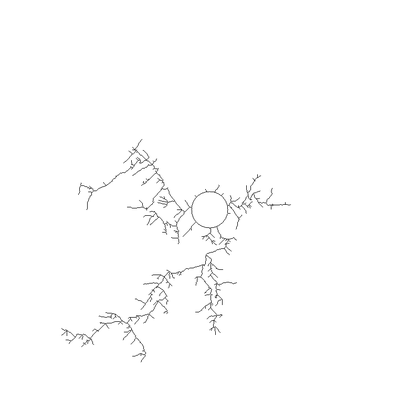
%> input picture PUF_DATA_COLORFLIPED/b13.tif, 420 x 420 px, shrunk from 800 x 800 before the run
$ octave noiseSript3.m   (GNU Octave 9; MATLAB toolbox functions it lacks are replaced by stand-ins)
%> lines starting %> are read from the running program, lines starting %| are printed output that depends on the picture; in (x1, y1, x2, y2) boxes, pixels count from 0 and x2, y2 are one past the last pixel; in counts of white or black regions, pixels touching at a corner belong together; the program's own positions count from 1
### noiseTestMain.m
function data = noiseTestMain(fileName,type)
%> called with fileName = 'b13.tif', type = 1
refIMG = imread(fileName);
%> refIMG is the input picture: size 420x420 uint8; min 47, max 255, mean 253.3
refIMG = im2double(refIMG);
%> refIMG: size 420x420 double
if (type==1)
    noised_sample = 10;
    data = zeros(noised_sample, 1);

    for index = 2:noised_sample
        NImg = imageNoiseMaker(fileName,"salt & pepper",0.005*(index-1));
        denoise_image = denoiseHandle(NImg, "salt & pepper");
        try
            matchedTreeindex = smallIdentification(denoise_image);
        catch
            matchedTreeindex = 0;
        end
        data(index) = matchedTreeindex;

    end
elseif (type==2)
    noised_sample = 26;
    data = zeros(noised_sample, 1);

    parfor index = 1:noised_sample
        NImg = imageNoiseMaker(fileName,"gaussian",0.001*(index-1));
        denoise_image = denoiseHandle(NImg);
        try
            matchedTreeindex = smallIdentification(denoise_image);
        catch
            matchedTreeindex = 0;
        end
        data(index) = matchedTreeindex;
    end

end
end


function matchedTreeindex = smallIdentification(inputIMGE)
inputIMGE = (inputIMGE*-1) + 1;
[height, width] = size(inputIMGE);
rough_circle = hough_circle(inputIMGE,.5,0.1,33,37,1);

rough_circle = round(mean(rough_circle, 2));
circleCenter.x = rough_circle(1);
circleCenter.y = rough_circle(2);
circleCenter.radius = rough_circle(3);
[xgrid, ygrid] = meshgrid(1:width, 1:height);
tempradius = circleCenter.radius;
for index = -3:3
    circle = sqrt((circleCenter.y - ygrid).^2 + (circleCenter.x...
        - xgrid).^2) <= tempradius + index;
    circle2 = sqrt((circleCenter.y - ygrid).^2 + (circleCenter.x...
        - xgrid).^2) <= tempradius + index -1;
    circleDiff = circle - circle2;
    [y, x] = find(circleDiff);
    temptotal = numel(y);
    if (sum(inputIMGE(y,x))/temptotal > .93)
        circleCenter.radius = tempradius + index;
        disp("succuessfully find the more accurate radius")
        break;
    end

    if (index == 3)
        circleCenter.radius = tempradius + .5;
    end
end


[TreeStruct, ~, ~, distinfo, angleinfo] = graph_based_rdGen(inputIMGE, circleCenter);

[maxmatchingRate, matchedTreeindex, Rmat] = mappingMain(TreeStruct,distinfo,angleinfo);

end

### imageNoiseMaker.m
function [NImg, LEN, THETA] = imageNoiseMaker(fileName,noiseName,varargin)
%> called with fileName = 'b13.tif', noiseName = 'salt & pepper'
%UNTITLED Summary of this function goes here
%   Detailed explanation goes here

I = imread(fileName);
I = im2double(I);
LEN = 0; THETA = 0;
if (noiseName == "gaussian")
    NImg = imnoise(I, 'gaussian', 0, varargin{1});
elseif (noiseName == "salt & pepper")
    NImg = imnoise(I, 'salt & pepper', varargin{1});
elseif (noiseName == "motion")
    LEN = varargin{1};
    THETA = varargin{2};
    PSF = fspecial('motion', LEN, THETA);
    NImg = imfilter(I, PSF, 'conv', 'circular');
end
end

### denoiseHandle.m
function denoise_image = denoiseHandle(noised_image, varargin)

if isempty(varargin)
    denoise_image = wiener2(noised_image);
    denoise_image = imbinarize(denoise_image);
    denoise_image = bwareaopen(denoise_image);
elseif varargin{1} == "salt & pepper"
    format = fspecial('average', 5);
    denoise_image = filter2(format, noised_image);
    denoise_image = imbinarize(denoise_image);
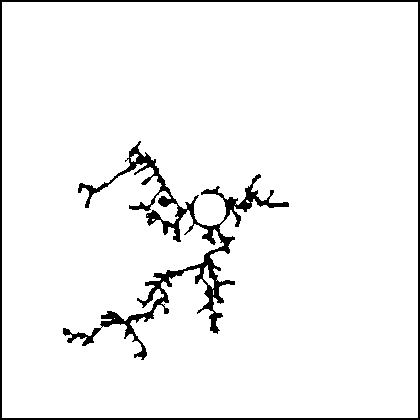
%> denoise_image: size 420x420 logical; 95% white; 2 black regions, box (x1, y1, x2, y2) and area: (63, 141, 289, 360) 5395, (0, 0, 420, 420) 3344
    denoise_image = bwareaopen(denoise_image, 400);
%> denoise_image: size 420x420 logical; 94.9% white; 2 black regions, box (x1, y1, x2, y2) and area: (63, 141, 289, 360) 5578, (0, 0, 420, 420) 3344
    denoise_image = -denoise_image + 1;
    denoise_image = bwmorph(denoise_image,'thin',inf);
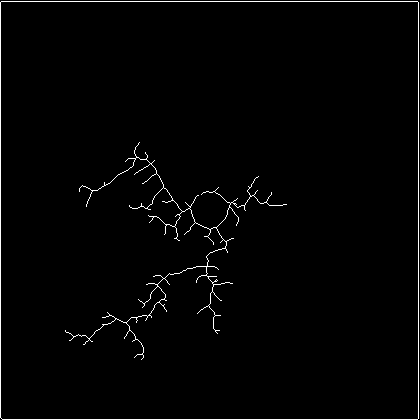
%> denoise_image: size 420x420 logical; 1.6% white in thin lines or dots
    denoise_image = -denoise_image + 1;
%> denoise_image: size 420x420 double; values 0 (black) and 1 (white), 98.4% white; black in thin lines or dots
elseif varargin{1} == "motion"
    LEN = varargin{2};
    THETA = varargin{3};
    PSF = fspecial('motion', LEN, THETA);
    NSR = 0;
    denoise_image = deconvwnr(noised_image, PSF, NSR);
    denoise_image = imbinarize(denoise_image);
end

end

### hough_circle.m
function [para, hough_space,hough_circleOut] = hough_circle(BW,step_r,step_angle,r_min,r_max,p)
%> called with step_r = 0.5, step_angle = 0.1, r_min = 33, r_max = 37, p = 1
%[HOUGH_SPACE,HOUGH_CIRCLE,PARA] = HOUGH_CIRCLE(BW,STEP_R,STEP_ANGLE,R_MAX,P)

[m,n] = size(BW);
size_r = round((r_max-r_min)/step_r)+1;
size_angle = round(2*pi/step_angle);

hough_space = zeros(m,n,size_r);

[rows,cols] = find(BW);
%> rows = 2864 values from 2 to 420; cols = 2864 values from 1 to 419
ecount = size(rows);
%> ecount = [2864 1]

% Hough Transformation
% Transform (x,y) domain to (a, b, r) domain
% a = x-r*cos(angle)
% b = y-r*sin(angle)
for i=1:ecount
    for r=1:size_r
        for k=1:size_angle
            a = round(rows(i)-(r_min+(r-1)*step_r)*cos(k*step_angle));
            b = round(cols(i)-(r_min+(r-1)*step_r)*sin(k*step_angle));
            if(a>0&a<=m&b>0&b<=n)
                hough_space(a,b,r) = hough_space(a,b,r)+1;
            end
        end
    end
end

% ??????????
max_para = max(max(max(hough_space)));
%> max_para = 14
index = find(hough_space>=max_para*p);
%> index = 789404
length = size(index);
%> length = [1 1]
hough_circleOut=zeros(m,n);
for i=1:ecount
    for k=1:length
        par3 = floor(index(k)/(m*n))+1;
        par2 = floor((index(k)-(par3-1)*(m*n))/m)+1;
        par1 = index(k)-(par3-1)*(m*n)-(par2-1)*m;
        if((rows(i)-par1)^2+(cols(i)-par2)^2<(r_min+(par3-1)*step_r)^2+5&...
                (rows(i)-par1)^2+(cols(i)-par2)^2>(r_min+(par3-1)*step_r)^2-5)
            hough_circleOut(rows(i),cols(i)) = 1;
        end
    end
end
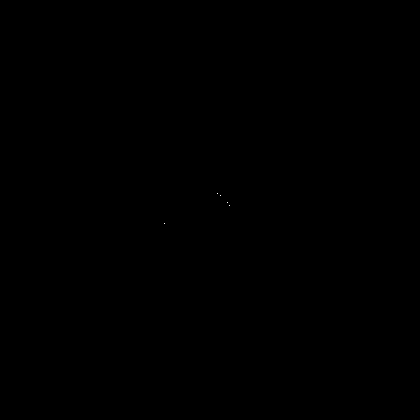
%> hough_circleOut: size 420x420 double; values 0 (black) and 1 (white), 0% white in thin lines or dots, all inside (x1, y1, x2, y2) = (164, 193, 230, 224)

% The output
for k=1:length
    par3 = floor(index(k)/(m*n))+1;
    par2 = floor((index(k)-(par3-1)*(m*n))/m)+1;
    par1 = index(k)-(par3-1)*(m*n)-(par2-1)*m;
    par3 = r_min+(par3-1)*step_r;
    fprintf(1,'Center%d at [%d, %d], radius = %d\n',k,par1,par2,par3);
    para(:,k) = [par1,par2,par3]';

end
%> this loop made 1 pass
%> (par3, par2, par1) on pass 1: (35, 200, 224)
%> (printed output is left out)
%> after the loop, para = [224; 200; 35]
%> in smallIdentification, `circleCenter.x = rough_circle(1);`: circleCenter.x = 224
%> in smallIdentification, `circleCenter.y = rough_circle(2);`: circleCenter.y = 200
%> in smallIdentification, `circleCenter.radius = rough_circle(3);`: circleCenter.radius = 35
%> the loop in smallIdentification, `for index = -3:3` made 7 passes
%> (temptotal, circleCenter.radius) on pass 7: (220, 35.5)
%> pass 1, in smallIdentification, `circle2 = sqrt((circleCenter.y - ygrid).^2 + (circleCenter.x - xgrid)...`:
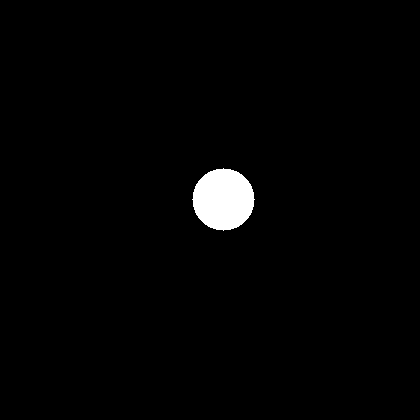
%> circle2: size 420x420 logical; 1.7% white; 1 white region, box (x1, y1, x2, y2) and area: (192, 168, 255, 231) 3001
%> pass 1, in smallIdentification, `circleDiff = circle - circle2;`:
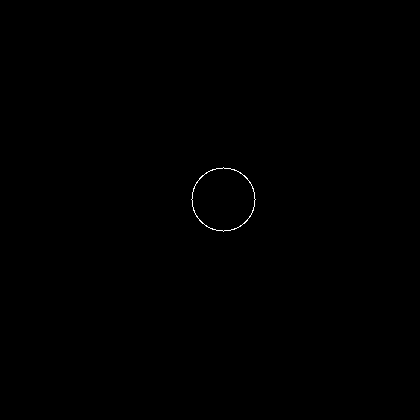
%> circleDiff: size 420x420 double; values 0 (black) and 1 (white), 0.12% white in thin lines or dots, all inside (x1, y1, x2, y2) = (191, 167, 256, 232)
%> pass 2, in smallIdentification, `circle = sqrt((circleCenter.y - ygrid).^2 + (circleCenter.x - xgrid).^..`:
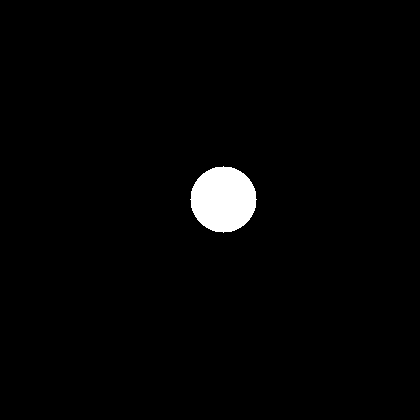
%> circle: size 420x420 logical; 1.9% white; 1 white region, box (x1, y1, x2, y2) and area: (190, 166, 257, 233) 3409
%> after the loop in smallIdentification, `for index = -3:3`: circleCenter = {x 224, y 200, radius 35.5}

### graph_based_rdGen.m
function [TreeStruct, new_result, cellnodes, distinfo, angleinfo] = graph_based_rdGen(image, circleInfo, varargin)
%%This function is differ than the original graph_based function, it should
%%be called when the image is just a skeleton, and can be easily get Tree
%%structure

%%% remove circle in center and find tree initial point
[height, width] = size(image);
radius = circleInfo.radius;
%> radius = 35.5
centery = circleInfo.x;
%> centery = 224
centerx = circleInfo.y;
%> centerx = 200
% ADD 1st mask
initial_image = image;
[xgrid, ygrid] = meshgrid(1:width, 1:height);
mask = sqrt((xgrid-centery).^2 + (ygrid-centerx).^2) <= radius-1;
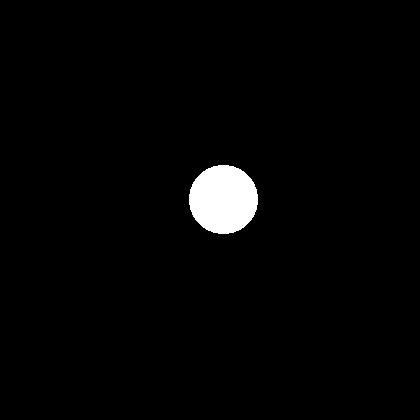
%> mask: size 420x420 logical; 2.1% white; 1 white region, box (x1, y1, x2, y2) and area: (189, 165, 258, 234) 3745
mask = (mask-1)*(-1);
initial_image = mask.*initial_image;
%> initial_image: size 420x420 double; values 0 (black) and 1 (white), 1.5% white in thin lines or dots
%> (the rest of the program and of its run is left out)
